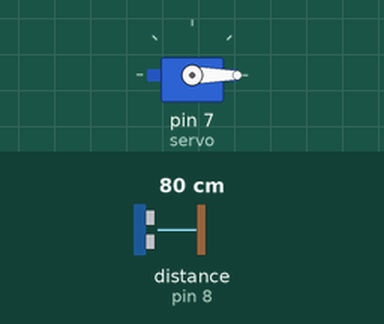
Bench run of a sketch on a simulated Arduino Uno, built with avr-gcc and run on an emulated ATmega328P. Shown: servo. Wiring (inferred from the names in the program): ultrasonic range finder: trigger pin 9; echo pin 8. The inputs (shaded band) are chosen by the test bench; at power-on: distance to the obstacle (sensor on pin 8) 80 cm. The echo pulse lasts 58.3 µs per cm; what the sketch prints to the serial monitor is not drawn.

Above: at 1.2 s.
1.3 s: distance to the obstacle (sensor on pin 8) set to 7 cm
2.8 s: distance to the obstacle (sensor on pin 8) set to 4 cm
At 3.6 s:
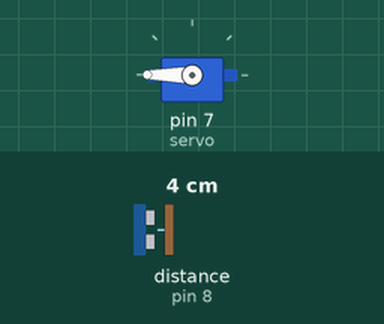
4.5 s: distance to the obstacle (sensor on pin 8) set to 35 cm
At 5.7 s:
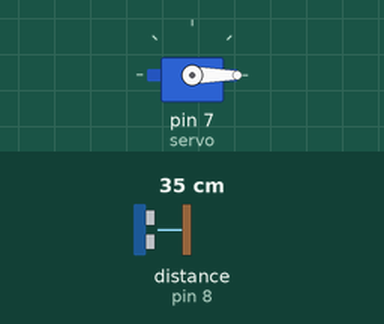
6.1 s: distance to the obstacle (sensor on pin 8) set to 2 cm
At 7.5 s:
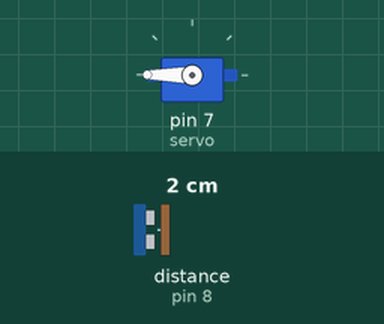
Timing chart, 0 to 8.7 s (numbered marks = the images above; inputs shaded):
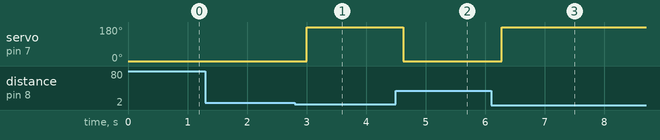

The sketch:

LockingCODE.ino
```cpp
#include <Servo.h>

Servo servo;

const int triggerPin = 9;
const int echoPin = 8;

void setup() {
  Serial.begin(9600);

  servo.attach(7);
  servo.write(0);

  pinMode(triggerPin, OUTPUT);
  pinMode(echoPin, INPUT);
}

void loop() {
  digitalWrite(triggerPin, LOW);
  delayMicroseconds(2);
  digitalWrite(triggerPin, HIGH);
  delayMicroseconds(10);
  digitalWrite(triggerPin, LOW);

  float duration = pulseIn(echoPin, HIGH);
  float distance = (duration * 0.0343) / 2;

  Serial.print("도킹까지 남은 거리 : "); // Added semicolon here
  Serial.print(distance);
  Serial.println(" cm");

  delay(100);

  if (distance < 5){
    servo.write(360);
  } else {
    servo.write(0);
  }
}
```

Measured:
- the behaviour switches between 6 and 5 cm on distance to the obstacle (sensor on pin 8) (found by bisection; images 0 and 1)
- after the input at 1.3 s, every drawn part: stays the same
- after the input at 2.8 s, servo on pin 7 (servo): 0° → 180° after 0.20 s
- after the input at 4.5 s, servo on pin 7 (servo): 180° → 0° after 0.12 s
- after the input at 6.1 s, servo on pin 7 (servo): 0° → 180° after 0.17 s
